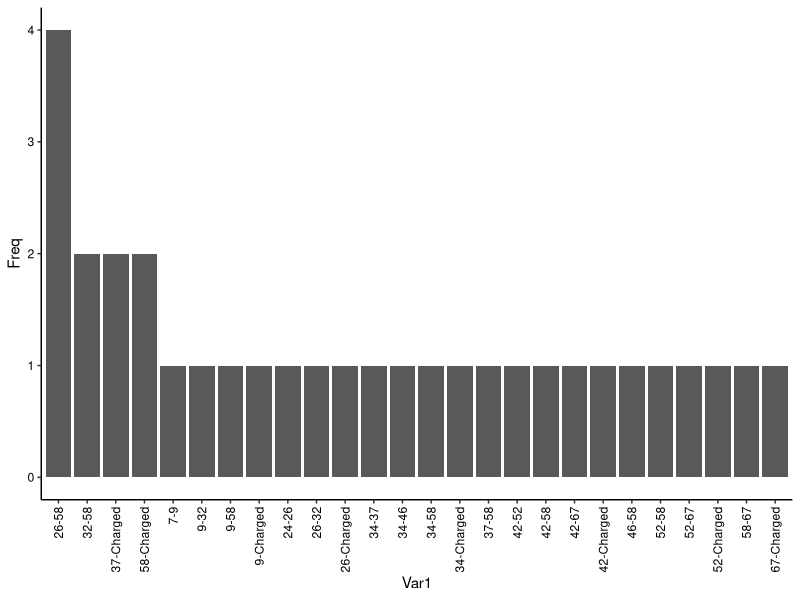
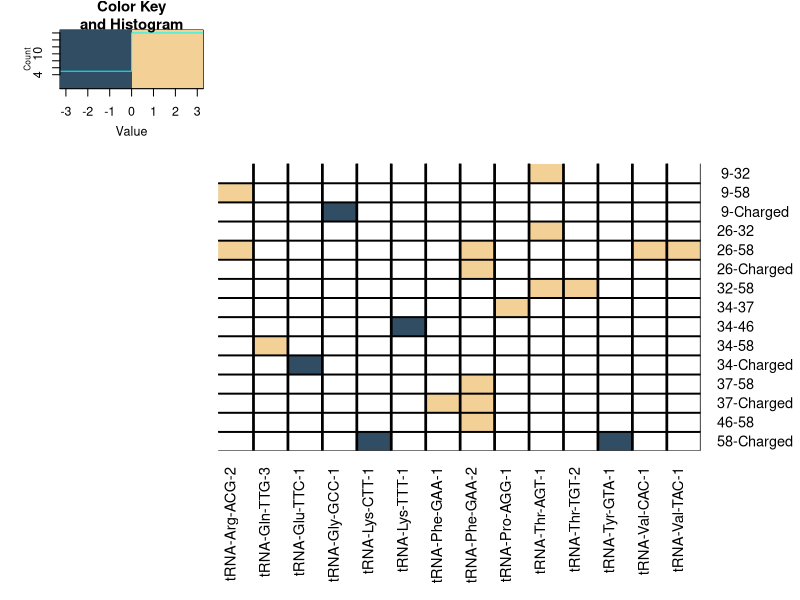

The R source for these figures, in order:
library(ggplot2)
library(reshape)
library(gplots)

# Load data
sigdataset = read.delim("data/Scer_mimseq/interdependences_significant.tsv")
# Subset wt data with al least 2/3 significant samples
wt_data = sigdataset[(sigdataset$cond=="WT")&(sigdataset$X.samples>1),]

### Histogram ###
wt_data$pair = apply(wt_data,1,function(x) paste0(x[c("canon_var1","canon_var2")],collapse="-"))
paircounts = data.frame(table(wt_data$pair))
paircounts$Var1 = factor(x = as.character(paircounts$Var1), levels = as.character(unique(paircounts[order(-paircounts$Freq),"Var1"])))
ggplot(paircounts,aes(x=Var1, y=Freq)) +
  geom_bar(stat="identity") +
  theme_classic() +
  theme(axis.text.x = element_text(angle = 90, vjust = 0.5, hjust=1, color="black"),
        axis.text.y=element_text(colour="black"))

### Heatmap of all pairs ###
heatdf = as.matrix(cast(wt_data, pair ~ reference, mean, value = 'avg_odds'))
colnames(heatdf) = substr(colnames(heatdf),26,100)
# Keep only known mod sites
heatdf = heatdf[sapply(rownames(heatdf),function(x) all(strsplit(x,"-")[[1]] %in% c(" 9","26","32","34","37","46","58","Charged"))),]
heatdf = heatdf[,colSums(!is.na(heatdf))>0]
# Plot
pdf(file="plots/heatmap_yeast_wt_pairs.pdf", width=5.5, height=6.5)
heatmap.2(heatdf, col=c("#304d63ff", "#f2d096ff"), Rowv = F, Colv = F, margins=c(9,6), trace="none",
          colsep=1:nrow(heatdf),rowsep=1:nrow(heatdf),sepcolor = "black")
dev.off()
